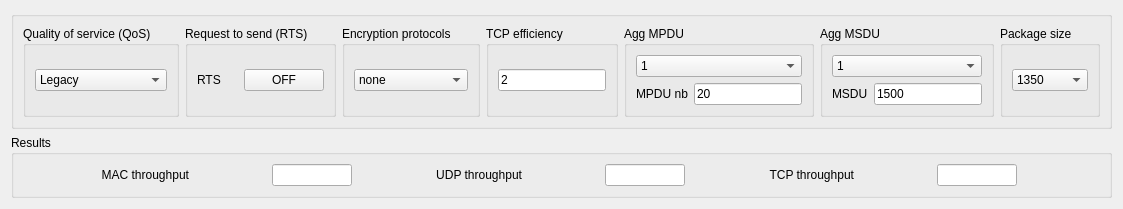
      <widget class="QWidget" name="tab_mac">
       <attribute name="title">
        <string>MAC and Transport layer</string>
       </attribute>
       <layout class="QGridLayout" name="gridLayout_5">
        <item row="1" column="0">
         <widget class="QGroupBox" name="groupBox_mac_result">
          <property name="title">
           <string>Results</string>
          </property>
          <layout class="QHBoxLayout" name="horizontalLayout_12">
           <item>
            <widget class="QLabel" name="label_mac">
             <property name="sizePolicy">
              <sizepolicy hsizetype="Fixed" vsizetype="Preferred">
               <horstretch>0</horstretch>
               <verstretch>0</verstretch>
              </sizepolicy>
             </property>
             <property name="layoutDirection">
              <enum>Qt::LeftToRight</enum>
             </property>
             <property name="text">
              <string>MAC throughput</string>
             </property>
             <property name="alignment">
              <set>Qt::AlignRight|Qt::AlignTrailing|Qt::AlignVCenter</set>
             </property>
            </widget>
           </item>
           <item>
            <widget class="QLineEdit" name="lineEdit_mac">
             <property name="sizePolicy">
              <sizepolicy hsizetype="Fixed" vsizetype="Fixed">
               <horstretch>0</horstretch>
               <verstretch>0</verstretch>
              </sizepolicy>
             </property>
             <property name="maximumSize">
              <size>
               <width>80</width>
               <height>16777215</height>
              </size>
             </property>
            </widget>
           </item>
           <item>
            <widget class="QLabel" name="label_udp">
             <property name="sizePolicy">
              <sizepolicy hsizetype="Fixed" vsizetype="Preferred">
               <horstretch>0</horstretch>
               <verstretch>0</verstretch>
              </sizepolicy>
             </property>
             <property name="text">
              <string>UDP throughput</string>
             </property>
             <property name="alignment">
              <set>Qt::AlignRight|Qt::AlignTrailing|Qt::AlignVCenter</set>
             </property>
            </widget>
           </item>
           <item>
            <widget class="QLineEdit" name="lineEdit_udp">
             <property name="sizePolicy">
              <sizepolicy hsizetype="Fixed" vsizetype="Fixed">
               <horstretch>0</horstretch>
               <verstretch>0</verstretch>
              </sizepolicy>
             </property>
             <property name="maximumSize">
              <size>
               <width>80</width>
               <height>16777215</height>
              </size>
             </property>
            </widget>
           </item>
           <item>
            <widget class="QLabel" name="label_tcp">
             <property name="sizePolicy">
              <sizepolicy hsizetype="Fixed" vsizetype="Preferred">
               <horstretch>0</horstretch>
               <verstretch>0</verstretch>
              </sizepolicy>
             </property>
             <property name="text">
              <string>TCP throughput</string>
             </property>
             <property name="alignment">
              <set>Qt::AlignRight|Qt::AlignTrailing|Qt::AlignVCenter</set>
             </property>
            </widget>
           </item>
           <item>
            <widget class="QLineEdit" name="lineEdit_tcp">
             <property name="maximumSize">
              <size>
               <width>80</width>
               <height>16777215</height>
              </size>
             </property>
            </widget>
           </item>
          </layout>
         </widget>
        </item>
        <item row="0" column="0">
         <widget class="QGroupBox" name="groupBox_mac_param">
          <property name="sizePolicy">
           <sizepolicy hsizetype="Preferred" vsizetype="MinimumExpanding">
            <horstretch>0</horstretch>
            <verstretch>0</verstretch>
           </sizepolicy>
          </property>
          <property name="maximumSize">
           <size>
            <width>16777215</width>
            <height>250</height>
           </size>
          </property>
          <layout class="QGridLayout" name="frame_right">
           <item row="0" column="1">
            <widget class="QGroupBox" name="groupBox_rts">
             <property name="title">
              <string>Request to send (RTS)</string>
             </property>
             <layout class="QHBoxLayout" name="horizontalLayout_8">
              <item>
               <widget class="QLabel" name="label_rts">
                <property name="text">
                 <string>RTS</string>
                </property>
               </widget>
              </item>
              <item>
               <widget class="QPushButton" name="pushButton_rts">
                <property name="text">
                 <string>OFF</string>
                </property>
                <property name="checkable">
                 <bool>true</bool>
                </property>
               </widget>
              </item>
             </layout>
            </widget>
           </item>
           <item row="0" column="2">
            <widget class="QGroupBox" name="groupBox_enc_protocol">
             <property name="title">
              <string>Encryption protocols</string>
             </property>
             <layout class="QHBoxLayout" name="horizontalLayout_7">
              <item>
               <widget class="QComboBox" name="comboBox_enc_protocol">
                <item>
                 <property name="text">
                  <string>none</string>
                 </property>
                </item>
                <item>
                 <property name="text">
                  <string>WEP</string>
                 </property>
                </item>
                <item>
                 <property name="text">
                  <string>WPA</string>
                 </property>
                </item>
                <item>
                 <property name="text">
                  <string>WPA2</string>
                 </property>
                </item>
               </widget>
              </item>
             </layout>
            </widget>
           </item>
           <item row="0" column="0">
            <widget class="QGroupBox" name="groupBox_qos">
             <property name="sizePolicy">
              <sizepolicy hsizetype="MinimumExpanding" vsizetype="MinimumExpanding">
               <horstretch>0</horstretch>
               <verstretch>0</verstretch>
              </sizepolicy>
             </property>
             <property name="title">
              <string>Quality of service (QoS)</string>
             </property>
             <layout class="QVBoxLayout" name="verticalLayout_5">
              <item>
               <widget class="QComboBox" name="comboBox_qos">
                <item>
                 <property name="text">
                  <string>Legacy</string>
                 </property>
                </item>
                <item>
                 <property name="text">
                  <string>BK</string>
                 </property>
                </item>
                <item>
                 <property name="text">
                  <string>BE</string>
                 </property>
                </item>
                <item>
                 <property name="text">
                  <string>VI</string>
                 </property>
                </item>
                <item>
                 <property name="text">
                  <string>VO</string>
                 </property>
                </item>
               </widget>
              </item>
             </layout>
            </widget>
           </item>
           <item row="0" column="3">
            <widget class="QGroupBox" name="groupBox_tcp_eff">
             <property name="title">
              <string>TCP efficiency</string>
             </property>
             <layout class="QVBoxLayout" name="verticalLayout">
              <item>
               <widget class="QLineEdit" name="lineEdit_tcp_eff">
                <property name="text">
                 <string>2</string>
                </property>
               </widget>
              </item>
             </layout>
            </widget>
           </item>
           <item row="0" column="5">
            <widget class="QGroupBox" name="groupBox_msdu">
             <property name="title">
              <string>Agg MSDU</string>
             </property>
             <layout class="QVBoxLayout" name="verticalLayout_6">
              <item>
               <widget class="QComboBox" name="comboBox_msdu">
                <item>
                 <property name="text">
                  <string>1</string>
                 </property>
                </item>
                <item>
                 <property name="text">
                  <string>2</string>
                 </property>
                </item>
                <item>
                 <property name="text">
                  <string>3</string>
                 </property>
                </item>
                <item>
                 <property name="text">
                  <string>4</string>
                 </property>
                </item>
                <item>
                 <property name="text">
                  <string>5</string>
                 </property>
                </item>
                <item>
                 <property name="text">
                  <string>6</string>
                 </property>
                </item>
                <item>
                 <property name="text">
                  <string>7</string>
                 </property>
                </item>
               </widget>
              </item>
              <item>
               <layout class="QHBoxLayout" name="Layout_msdu">
                <property name="sizeConstraint">
                 <enum>QLayout::SetMinimumSize</enum>
                </property>
                <item>
                 <widget class="QLabel" name="label_msdu">
                  <property name="sizePolicy">
                   <sizepolicy hsizetype="Minimum" vsizetype="Minimum">
                    <horstretch>0</horstretch>
                    <verstretch>0</verstretch>
                   </sizepolicy>
                  </property>
                  <property name="text">
                   <string>MSDU</string>
                  </property>
                 </widget>
                </item>
                <item>
                 <widget class="QLineEdit" name="lineEdit_msdu">
                  <property name="text">
                   <string>1500</string>
                  </property>
                 </widget>
                </item>
               </layout>
              </item>
             </layout>
            </widget>
           </item>
           <item row="0" column="6">
            <widget class="QGroupBox" name="groupBox_package_size">
             <property name="title">
              <string>Package size</string>
             </property>
             <layout class="QHBoxLayout" name="horizontalLayout_11">
              <item>
               <widget class="QComboBox" name="comboBox_package_size">
                <item>
                 <property name="text">
                  <string>1350</string>
                 </property>
                </item>
                <item>
                 <property name="text">
                  <string>1460</string>
                 </property>
                </item>
               </widget>
              </item>
             </layout>
            </widget>
           </item>
           <item row="0" column="4">
            <widget class="QGroupBox" name="groupBox_mpdu">
             <property name="title">
              <string>Agg MPDU </string>
             </property>
             <layout class="QVBoxLayout" name="verticalLayout_7">
              <item>
               <widget class="QComboBox" name="comboBox_mpdu">
                <item>
                 <property name="text">
                  <string>1</string>
                 </property>
                </item>
                <item>
                 <property name="text">
                  <string>2</string>
                 </property>
                </item>
                <item>
                 <property name="text">
                  <string>4</string>
                 </property>
                </item>
                <item>
                 <property name="text">
                  <string>8</string>
                 </property>
                </item>
                <item>
                 <property name="text">
                  <string>16</string>
                 </property>
                </item>
                <item>
                 <property name="text">
                  <string>32</string>
                 </property>
                </item>
                <item>
                 <property name="text">
                  <string>64</string>
                 </property>
                </item>
                <item>
                 <property name="text">
                  <string>128</string>
                 </property>
                </item>
                <item>
                 <property name="text">
                  <string>256</string>
                 </property>
                </item>
                <item>
                 <property name="text">
                  <string>512</string>
                 </property>
                </item>
                <item>
                 <property name="text">
                  <string>1024</string>
                 </property>
                </item>
               </widget>
              </item>
              <item>
               <layout class="QHBoxLayout" name="Layout_MPDU">
                <item>
                 <widget class="QLabel" name="label_MPDU">
                  <property name="text">
                   <string>MPDU nb</string>
                  </property>
                 </widget>
                </item>
                <item>
                 <widget class="QLineEdit" name="lineEdit_MPDU">
                  <property name="text">
                   <string>20</string>
                  </property>
                 </widget>
                </item>
               </layout>
              </item>
             </layout>
            </widget>
           </item>
          </layout>
         </widget>
        </item>
       </layout>
      </widget>
